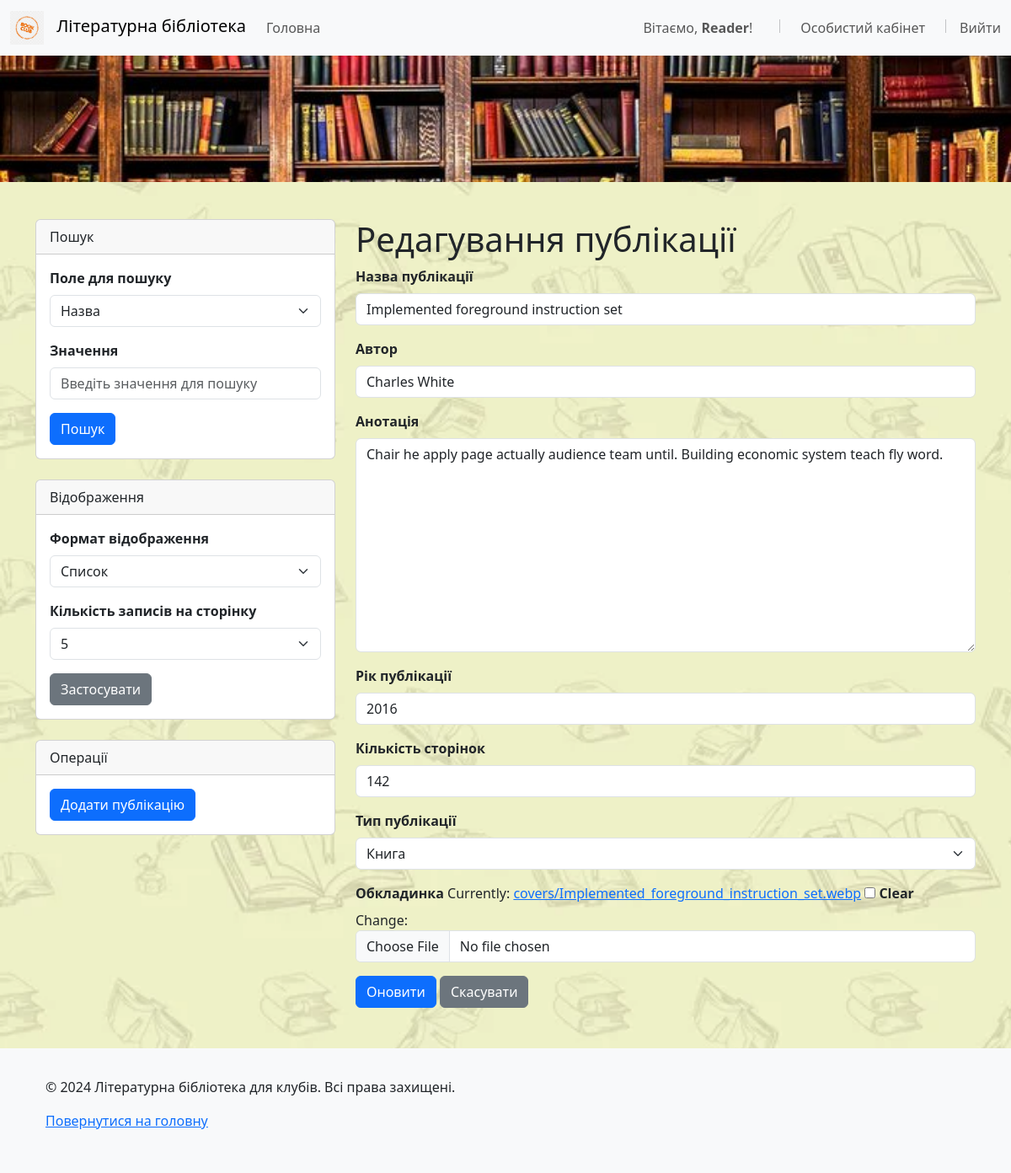
The app's page /publications/24/edit/ (signed in) with its own data.
### publications/models.py (models this page shows, shortened)
class Publication(models.Model):
    title = models.CharField(max_length=255, unique=False)
    author = models.CharField(max_length=255)
    annotation = models.TextField()
    publication_year = models.IntegerField(
        validators=[
            MinValueValidator(1000),  # Найраніше допустимий рік
            MaxValueValidator(datetime.now().year)  # Поточний рік як максимальне значення
        ]
    )
    page_count = models.IntegerField(
        validators=[
            MinValueValidator(1),  # Мінімум 1 сторінка
            MaxValueValidator(10000)  # Максимум 10 000 сторінок
        ]
    )
    publication_type = models.ForeignKey('PublicationType', on_delete=models.CASCADE)
    cover_image = models.ImageField(
        upload_to='covers/', blank=True, null=True, validators=[validate_image]
    )
    created_by = models.ForeignKey(User, on_delete=models.CASCADE)
    created_at = models.DateTimeField(default=timezone.now)

### publications/views.py (the view)
# urls.py: path('<int:pk>/edit/', views.publication_edit, name='publication_edit'),
@login_required
def publication_edit(request, pk):
    publication = get_object_or_404(Publication, pk=pk)
    if publication.created_by != request.user:
        raise PermissionDenied  # Якщо не автор, викидаємо помилку доступу
    if request.method == "POST":
        form = PublicationForm(request.POST, request.FILES, instance=publication)
        if form.is_valid():
            form.save()
            messages.success(request, 'Публікацію успішно оновлено!')
            return redirect('publication_detail', pk=pk)
    else:
        form = PublicationForm(instance=publication)
    return render(request, 'publications/publication_form.html', {'form': form})

### publications/forms.py (shortened to what this page needs)
class PublicationForm(forms.ModelForm):
    class Meta:
        model = Publication
        fields = ['title', 'author', 'annotation', 'publication_year', 'page_count', 'publication_type', 'cover_image']
        widgets = {
            'title': forms.TextInput(attrs={'class': 'form-control'}),
            'author': forms.TextInput(attrs={'class': 'form-control'}),
            'annotation': forms.Textarea(attrs={'class': 'form-control'}),
            'publication_year': forms.NumberInput(attrs={'class': 'form-control'}),
            'page_count': forms.NumberInput(attrs={'class': 'form-control'}),
            'publication_type': forms.Select(attrs={'class': 'form-select'}),
            'cover_image': forms.ClearableFileInput(attrs={'class': 'form-control'}),
        }
    def __init__(self, *args, **kwargs):
        super().__init__(*args, **kwargs)
        for field_name, field in self.fields.items():
            if field_name in self.errors:
                field.widget.attrs['class'] += ' is-invalid'
            else:
                field.widget.attrs['class'] += ' form-control'

### publications/models.py (called while the page is built)
    def __str__(self):
        return self.name

### publications/templates/publications/publication_form.html (shortened to what this page needs)
{% extends 'publications/base.html' %}
{% load static %}
{% block content %}
<h1>{% if form.instance.pk %}Редагування{% else %}Створення{% endif %} публікації</h1>
<form method="POST" enctype="multipart/form-data">
    <div class="mb-3">
        <label for="id_title" class="form-label">Назва публікації</label>
        {{ form.title }}
    </div>
    <div class="mb-3">
        <label for="id_author" class="form-label">Автор</label>
        {{ form.author }}
    </div>
    <div class="mb-3">
        <label for="id_annotation" class="form-label">Анотація</label>
        {{ form.annotation }}
    </div>
    <div class="mb-3">
        <label for="id_publication_year" class="form-label">Рік публікації</label>
        {{ form.publication_year }}
    </div>
    <div class="mb-3">
        <label for="id_page_count" class="form-label">Кількість сторінок</label>
        {{ form.page_count }}
    </div>
    <div class="mb-3">
        <label for="id_publication_type" class="form-label">Тип публікації</label>
        {{ form.publication_type }}
    </div>
    <div class="mb-3">
        <label for="id_cover_image" class="form-label">Обкладинка</label>
        {{ form.cover_image }}
    </div>
    <div class="mt-3">
        <button type="submit" class="btn btn-primary">{% if form.instance.pk %}Оновити{% else %}Створити{% endif %}</button>
        <a href="{% url 'publication_list' %}" class="btn btn-secondary">Скасувати</a>
    </div>
</form>
{% endblock %}

### publications/templates/publications/navbar.html (shortened to what this page needs)
{% load static %}
<nav class="navbar navbar-expand-lg navbar-light bg-light">
    <div class="container-fluid">
        <a class="navbar-brand" href="{% url 'publication_list' %}">
            <img src="{% static 'publications/images/logo.png' %}" alt="Логотип">
            Літературна бібліотека
        </a>
        <div class="collapse navbar-collapse" id="navbarNav">
            <ul class="navbar-nav me-auto">
                <li class="nav-item">
                    <a class="nav-link" href="{% url 'publication_list' %}">Головна</a>
                </li>
            </ul>
            <ul class="navbar-nav ms-auto d-flex align-items-center">
                {% if user.is_authenticated %}
                    <li class="nav-item me-3">
                        <span class="navbar-text">Вітаємо, <strong>{{ user.username }}</strong>!</span>
                    </li>
                    <li class="nav-item">
                    </li>
                    <li class="nav-item">
                        <a class="nav-link" href="{% url 'profile' %}">Особистий кабінет</a>
                    </li>
                    <li class="nav-item">
                    </li>
                    <li class="nav-item">
                        <form method="POST" action="{% url 'logout' %}">
                            <button type="submit" class="btn btn-link nav-link" style="padding: 0;">Вийти</button>
                        </form>
                    </li>
                {% endif %}
            </ul>
        </div>
    </div>
</nav>

### static/publications/css/styles.css (style rules this page uses)
body { background-image: url("../images/background.jpg"); background-size: cover; background-repeat: no-repeat; background-attachment: fixed; }
.navbar-brand img { height: 40px; margin-right: 10px; }
html { height: 100%; }
body { display: flex; flex-direction: column; min-height: 100vh; margin: 0; }
form label { font-weight: bold; }

### records on screen
Publication: title "Implemented foreground instruction set", author "Charles White", annotation "Chair he apply page actually audience team until. Building economic system teach fly word.", publication_year "2016", page_count "142", publication_type "Книга"

### other values on screen
{{ user.username }} "Reader"
